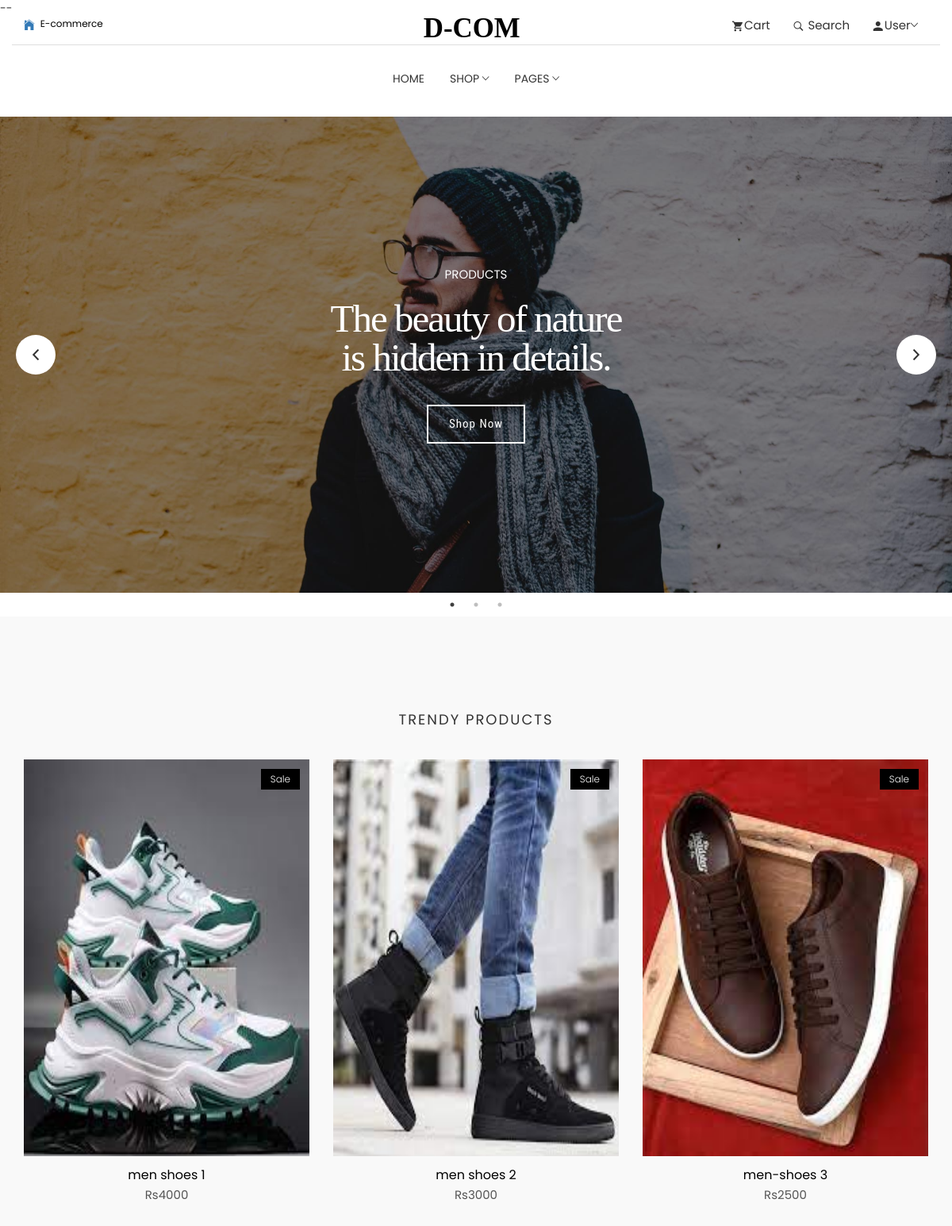
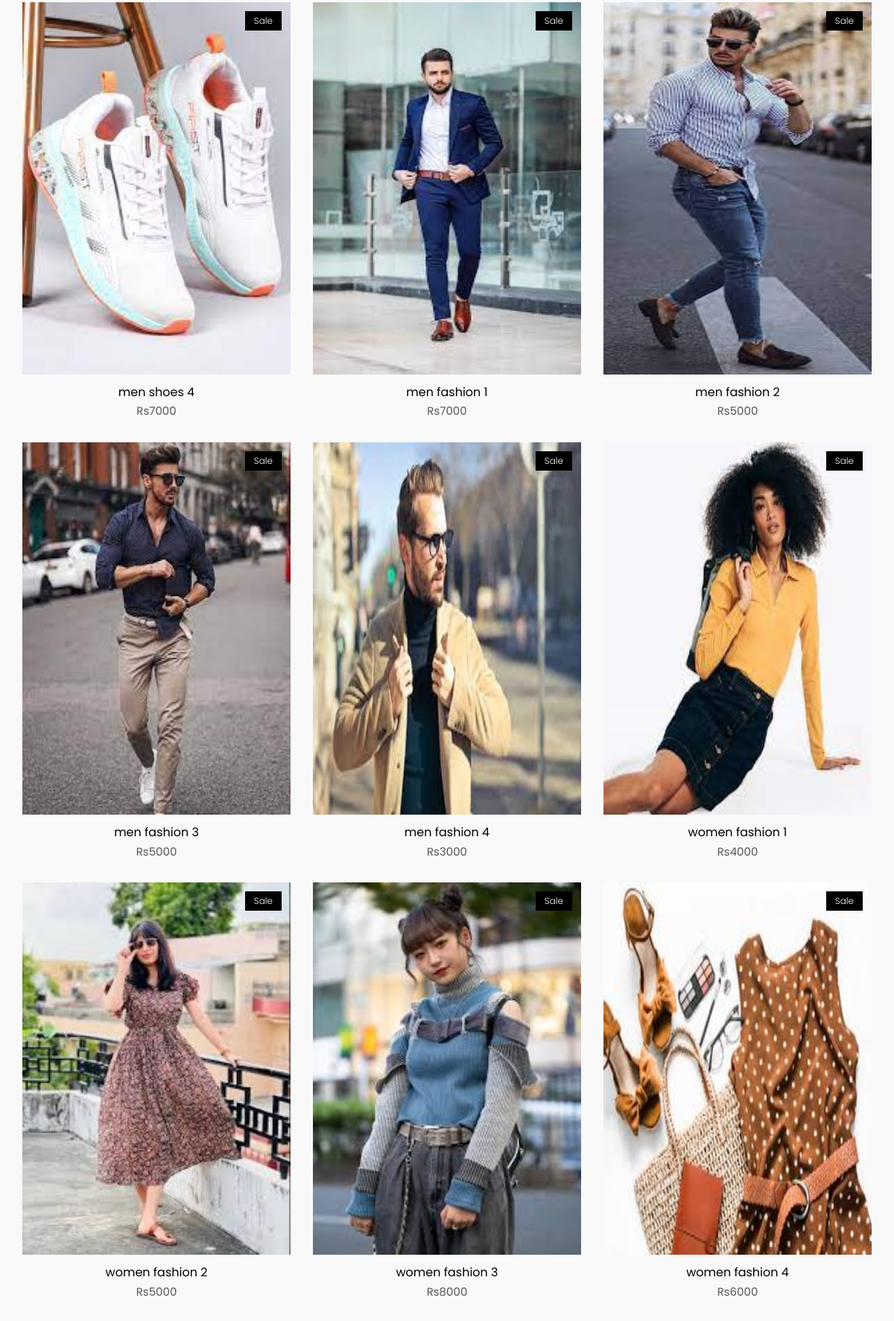
The page / (upper part) on the database its author committed (2 pictures, top to bottom).
### app/models.py (models this page shows, shortened)
class product(models.Model):
    name=models.CharField( max_length=100)
    subcategory=models.ForeignKey(subcategory, on_delete=models.CASCADE)
    discount=models.IntegerField()
    price=models.PositiveIntegerField()
    description=models.TextField()
    image=models.ImageField(upload_to="images")
    quantity=models.IntegerField()
    slug = AutoSlugField(populate_from='name', unique=True)

### app/views.py (the view, shortened to what this page needs)
# urls.py: path('',views.index, name="home"),
def index(request):
    products=product.objects.all()[:15]
    if  request.user.is_anonymous:
        context={
            'products':products,
        }
    return render(request, 'app/index.html', context)

### app/templates/app/index.html (shortened to what this page needs)
{% extends "app/base.html" %}
{% load static %}
{% block content %}
<section class="menu">
	<nav class="navbar navigation">
		<div class="container">
			<div id="navbar" class="navbar-collapse collapse text-center">
				<ul class="nav navbar-nav">
					<li class="dropdown ">
						<a href="{% url "home" %}">Home</a>
					</li>
					<li class="dropdown dropdown-slide">
						<a href="#!" class="dropdown-toggle" data-toggle="dropdown" data-hover="dropdown" data-delay="350"
							role="button" aria-haspopup="true" aria-expanded="false">Shop <span
								class="tf-ion-ios-arrow-down"></span></a>
					</li>
					<li class="dropdown full-width dropdown-slide">
						<a href="#!" class="dropdown-toggle" data-toggle="dropdown" data-hover="dropdown" data-delay="350"
							role="button" aria-haspopup="true" aria-expanded="false">Pages <span
								class="tf-ion-ios-arrow-down"></span></a>
					</li>
				</ul>
			</div>
		</div>
	</nav>
</section>
<div class="hero-slider">
  <div class="slider-item th-fullpage hero-area" style="background-image: url({% static "app/images/slider/slider-1.jpg" %});">
    <div class="container">
      <div class="row">
        <div class="col-lg-8 text-center">
          <p data-duration-in=".3" data-animation-in="fadeInUp" data-delay-in=".1">PRODUCTS</p>
          <h1 data-duration-in=".3" data-animation-in="fadeInUp" data-delay-in=".5">The beauty of nature <br> is hidden in details.</h1>
          <a data-duration-in=".3" data-animation-in="fadeInUp" data-delay-in=".8" class="btn" href="{% url "products" %}">Shop Now</a>
        </div>
      </div>
    </div>
  </div>
</div>
<section class="products section bg-gray">
	<div class="container">
		<div class="row">
			<div class="title text-center">
				<h2>Trendy Products</h2>
			</div>
		</div>
		<div class="row">
			{% for i in products %}
			<div class="col-md-4">
				<div class="product-item">
					<div class="product-thumb">
						<span class="bage">Sale</span>
						<img class="img-responsive" src="{{i.image.url}}" alt="product-img"/>
					</div>
					<div class="product-content">
						<h4><a href="product-single.html">{{i.name}}</a></h4>
						<p class="price">Rs{{i.price}}</p>
					</div>
				</div>
			</div>
			{% endfor %}
		</div>
		</div>
</section>
{% endblock content %}

### app/static/app/css/style.css (style rules this page uses)
body { line-height: 1.5; font-family: "Poppins", sans-serif; -webkit-font-smoothing: antialiased; }
p { font-family: "Poppins", sans-serif; color: #555555; font-size: 15px; }
h1, h2, h3, h4, h5, h6 { font-family: "Poppins", sans-serif; }
h1, h2, h3, h4, h5, h6 { font-weight: 400; }
ol, ul { margin: 0; padding: 0; list-style: none; }
a, a:focus, a:hover { text-decoration: none; outline: 0; color: #000; }
.bg-gray { background: #f9f9f9; }
.section { padding: 80px 0; }
.title { padding: 20px 0 30px; }
.title h2 { font-size: 18px; text-align: center; text-transform: uppercase; letter-spacing: 2px; }
.dropdown-slide { position: static; }
.navigation { margin-bottom: 0; padding: 10px 0; }
.navigation .navbar-nav > li { position: static; }
.navigation .navbar-nav > li > a { color: #333; font-size: 14px; padding: 20px 15px; text-transform: uppercase; transition: 0.2s ease-in-out 0s; border: 1px solid transparent; }
.navigation .container { position: relative; }
.navigation .navbar-nav { float: none; display: inline-block; }
.slider-item { text-align: center; background-size: cover; position: relative; z-index: 1; }
.slider-item::after { position: absolute; content: ""; height: 100%; width: 100%; background-color: #000; opacity: 0.5; z-index: -1; top: 0; left: 0; }
.slider-item .container { position: relative; display: table; max-width: 1170px; height: 100%; }
.slider-item h1 { color: #fff; font-weight: bold; font-size: 60px; }
.slider-item p { color: #fff; }
.hero-slider .slider-item .container { height: 600px; }
.hero-slider .slider-item .container .row { height: 100%; display: flex; align-items: center; justify-content: center; }
.hero-slider .btn { font-size: 15px; font-weight: 400; color: rgb(255, 255, 255); letter-spacing: 1px; font-family: "Roboto Condensed"; border-color: rgb(255, 255, 255); border-style: solid; border-width: 2px; outline: none; box-shadow: rgb(153, 153, 153) 0px 0px 0px 0px; box-sizing: border-box; padding: 12px 26px; opacity: 1; transform: matrix3d(1, 0, 0, 0, 0, 1, 0, 0, 0, 0, 1, 0, 0, 0, 0, 1); transform-origin: 50% 50% 0px; border-radius: 0; transition: 0.3s; }
.hero-slider h1 { white-space: normal; font-size: 49px; line-height: 49px; font-weight: 400; color: rgb(255, 255, 255); letter-spacing: -2px; font-family: "Playfair Display"; margin-bottom: 35px; }
.product-item { margin-bottom: 30px; }
.product-item .product-thumb { position: relative; }
.product-item .product-thumb img { width: 100%; height: 500px; }
.product-item .product-thumb .bage { position: absolute; top: 12px; right: 12px; background: #000; color: #fff; font-size: 12px; padding: 4px 12px; font-weight: 300; display: inline-block; }
.product-item .product-thumb:before { transition: 0.3s all; opacity: 0; background: rgba(0, 0, 0, 0.6); content: ""; position: absolute; top: 0; right: 0; left: 0; bottom: 0; }
.product-item .product-content { text-align: center; }
.product-item .product-content h4 { font-size: 16px; font-weight: 400; margin-top: 15px; margin-bottom: 6px; }
.product-item .product-content h4 a { color: #000; }

### rows shown on the page
product: image (picture), name "men shoes 1", price "4000"
product: image (picture), name "men shoes 2", price "3000"
product: image (picture), name "men-shoes 3", price "2500"
product: image (picture), name "men shoes 4", price "7000"
product: image (picture), name "men fashion 1", price "7000"
product: image (picture), name "men fashion 2", price "5000"
product: image (picture), name "men fashion 3", price "5000"
product: image (picture), name "men fashion 4", price "3000"
product: image (picture), name "women fashion 1", price "4000"
product: image (picture), name "women fashion 2", price "5000"
product: image (picture), name "women fashion 3", price "8000"
product: image (picture), name "women fashion 4", price "6000"
